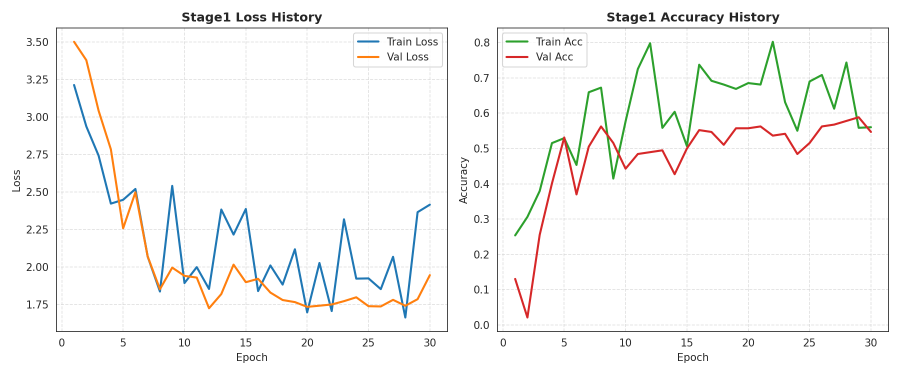
#> input picture v1/img/stage1_loss_curves.png, 1800 x 750 px (shown at 1/2 size)
$ python -i scale_detector.py   (imports and definitions only)
#> lines starting #> are read from the running program, lines starting #| are printed output that depends on the picture; after the words box and inside, x2 and y2 are one past the last pixel; in counts of white or black regions, pixels touching at a corner belong together
#> further down, picture is the input picture: PIL image 1800x750 RGBA; mean R, G, B, A 247.6, 247.7, 246.9, 255
import io
import base64
import numpy as np
from PIL import Image, ImageDraw
from scipy import ndimage
from skimage import filters, morphology, measure


class ScaleDetector:
    """
    Biological Microstructure Scale Localizer & Saliency Segmenter.

    Combines:
    1. Gradient-based texture saliency (isolating high-frequency circuli/radii from smooth glass/slide).
    2. Adaptive corner-background contrast estimation.
    3. Border-artifact rejection (ruler marks, timestamp bars, stage boundary lines).
    4. Biological convex morphology (closing circuli gaps, hole filling, elliptical aspect ratio scoring).
    5. Protective margin padding with optional square aspect-ratio preservation.
    """
    def __init__(self, mode: str = "adaptive", yolo_weights: str = None):
        self.mode = mode
        self.yolo_model = None

        if mode == "yolo" and yolo_weights is not None:
            try:
                from ultralytics import YOLO
                self.yolo_model = YOLO(yolo_weights)
            except Exception as e:
                print(f"Warning: Failed to load YOLO weights ({e}). Falling back to adaptive biological mode.")
                self.mode = "adaptive"

    def detect_bbox(
        self,
        pil_image: Image.Image,
        padding_ratio: float = 0.08,
        square: bool = False
    ) -> tuple[int, int, int, int]:
        """
        Locates the fish scale bounding box (x1, y1, x2, y2).

        Args:
            pil_image: Input PIL Image.
            padding_ratio: Safety margin around the detected scale (default 8%).
            square: If True, expands the bounding box to a 1:1 aspect ratio to avoid distortion.

        Returns:
            (x1, y1, x2, y2) bounding box coordinates.
        """
#> called with padding_ratio = 0.08, square = False
        if self.mode == "yolo" and self.yolo_model is not None:
            results = self.yolo_model(pil_image, verbose=False)
            boxes = results[0].boxes
            if len(boxes) > 0:
                b = boxes[0].xyxy[0].cpu().numpy().astype(int)
                return (int(b[0]), int(b[1]), int(b[2]), int(b[3]))

        # --- Biological Texture Saliency & Morphological Localization ---
        w, h = pil_image.size
#> w = 1800; h = 750
        gray = np.array(pil_image.convert("L"), dtype=float)

        # 1. High-frequency texture saliency via Sobel gradient magnitude
        grad_x = ndimage.sobel(gray, axis=1)
        grad_y = ndimage.sobel(gray, axis=0)
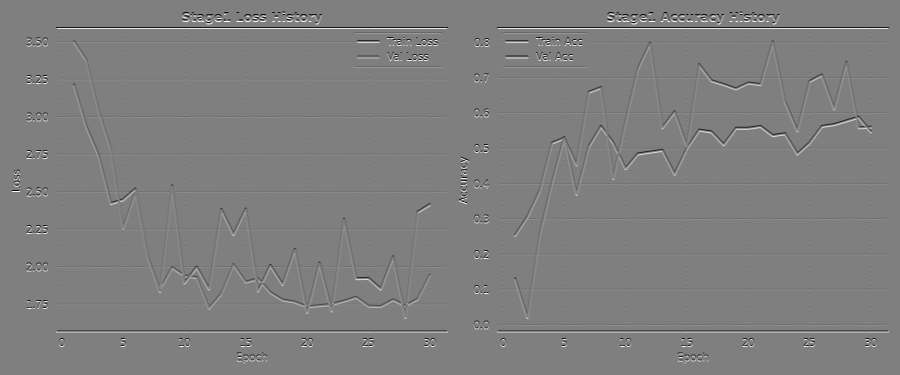
#> grad_y: shape (750, 1800) float64 (shown at 1/2 size); min -868, max 868, mean 0; drawn with min black and max white
        grad_mag = np.hypot(grad_x, grad_y)
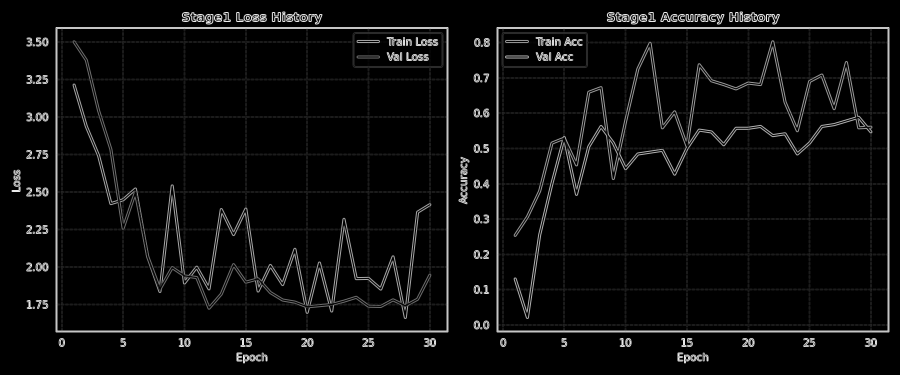
#> grad_mag: shape (750, 1800) float64 (shown at 1/2 size); min 0, max 931.3, mean 41.2; drawn with min black and max white
        grad_smooth = ndimage.gaussian_filter(grad_mag, sigma=4.0)
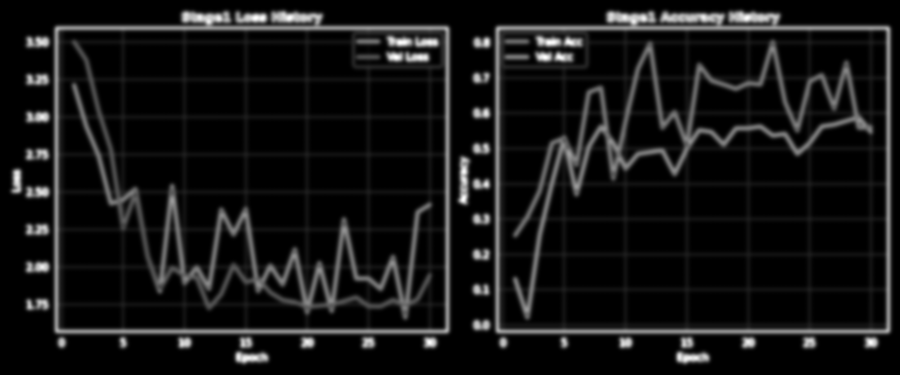
#> grad_smooth: shape (750, 1800) float64 (shown at 1/2 size); min 0, max 500.5, mean 41.2; drawn with min black and max white

        # 2. Estimate background illumination from corner patches
        patch_size = min(30, max(5, h // 15), max(5, w // 15))
#> patch_size = 30
        corners = np.concatenate([
            gray[:patch_size, :patch_size].flatten(),
            gray[:patch_size, -patch_size:].flatten(),
            gray[-patch_size:, :patch_size].flatten(),
            gray[-patch_size:, -patch_size:].flatten()
        ])
#> corners = 3600 values from 255 to 255
        bg_val = np.median(corners)
#> bg_val = 255
        diff_from_bg = np.abs(gray - bg_val)
        diff_smooth = ndimage.gaussian_filter(diff_from_bg, sigma=4.0)
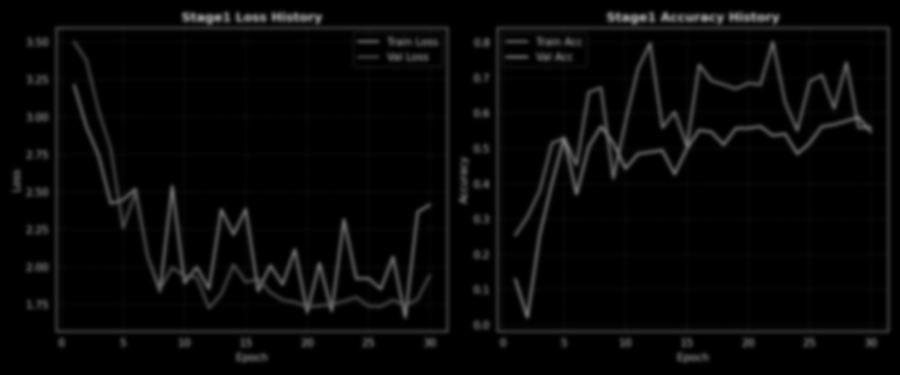
#> diff_smooth: shape (750, 1800) float64 (shown at 1/2 size); min 0, max 139, mean 7.4

        # 3. Fused Saliency Map: 60% Texture + 40% Background Contrast
        norm_grad = grad_smooth / (grad_smooth.max() + 1e-6)
        norm_diff = diff_smooth / (diff_smooth.max() + 1e-6)
        saliency = 0.6 * norm_grad + 0.4 * norm_diff
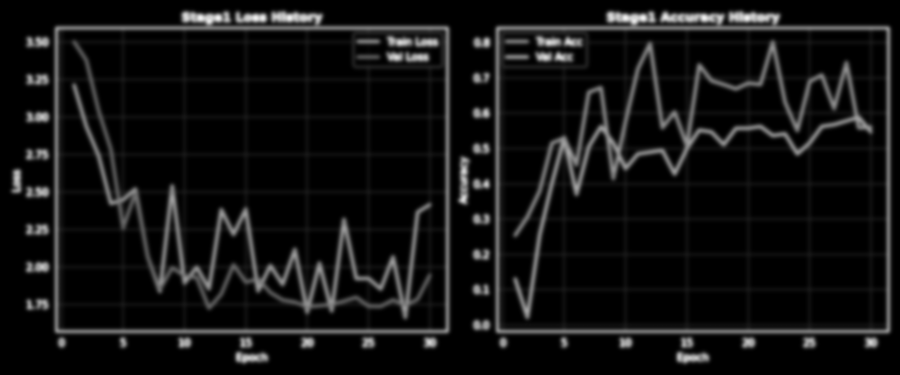
#> saliency: shape (750, 1800) float64 (shown at 1/2 size); min 0, max 0.936, mean 0.0707

        # 4. Adaptive Thresholding with safety relaxation
        th = filters.threshold_otsu(saliency)
#> th = 0.199
        binary = saliency > (th * 0.70)
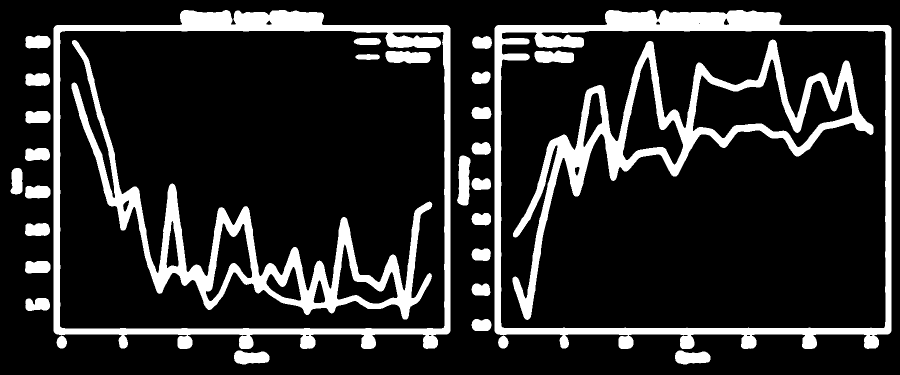
#> binary: shape (750, 1800) bool (shown at 1/2 size); 16.6% white; 29 white regions, largest, box (x1, y1, x2, y2) and area: (989, 20, 1783, 698) 52733, (107, 20, 901, 698) 49275, (1025, 79, 1747, 640) 47593

        # 5. Suppress extreme edge artifacts (microscope frame lines, timestamps)
        border_px_y = max(4, int(h * 0.02))
#> border_px_y = 15
        border_px_x = max(4, int(w * 0.02))
#> border_px_x = 36
        binary[:border_px_y, :] = False
        binary[-border_px_y:, :] = False
        binary[:, :border_px_x] = False
        binary[:, -border_px_x:] = False
#> binary: shape (750, 1800) bool; 16% white; 29 white regions, largest, box (x1, y1, x2, y2) and area: (107, 20, 901, 698) 49275, (1025, 79, 1747, 640) 47593, (143, 80, 865, 639) 47255

        # 6. Morphological consolidation: Bridge circuli/radii grooves and fill interior
        struct = morphology.disk(15)
        binary = morphology.closing(binary, struct)
#> binary: shape (750, 1800) bool; 20.2% white; 1 white region, box (x1, y1, x2, y2) and area: (36, 20, 1764, 729) 273108
        binary = ndimage.binary_fill_holes(binary)
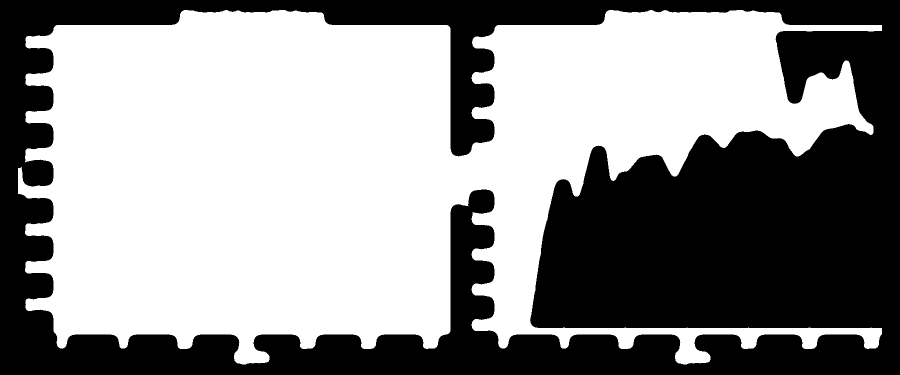
#> binary: shape (750, 1800) bool (shown at 1/2 size); 56.8% white; 1 black region, box (x1, y1, x2, y2) and area: (0, 0, 1800, 750) 582986

        # 7. Remove residual micro-noise
        min_scale_area = int(h * w * 0.03)  # Scales must be at least 3% of the image
#> min_scale_area = 40500
        try:
            binary = morphology.remove_small_objects(binary, max_size=min_scale_area)
        except TypeError:
            binary = morphology.remove_small_objects(binary, min_size=min_scale_area)

        labeled = measure.label(binary)
#> labeled: shape (750, 1800) int32; values 0 (black) and 1 (white), 56.8% white; 1 black region
        props = measure.regionprops(labeled)
#> props = 1 regions; box (x1, y1, x2, y2) and area: (36, 20, 1764, 729) 767014

        if not props:
            # Fallback to central 85% window if nothing salient detected
            pad_x = int(w * 0.075)
            pad_y = int(h * 0.075)
            return (pad_x, pad_y, w - pad_x, h - pad_y)

        # 8. Score candidates based on Biological Prior (Rounded / Elliptical + Centrality)
        valid_props = []
        for p in props:
            minr, minc, maxr, maxc = p.bbox
            rh = maxr - minr
            rw = maxc - minc
            aspect = max(rh / (rw + 1e-5), rw / (rh + 1e-5))
            if aspect < 3.8:  # Eliminate long straight scratches or border lines
                cy, cx = p.centroid
                dist_center = np.hypot(cy - h / 2.0, cx - w / 2.0) / np.hypot(h / 2.0, w / 2.0)
                # Area weighted by proximity to optical center
                score = p.area * (1.0 - 0.40 * dist_center)
                valid_props.append((score, p))
#> this loop made 1 pass
#> (minr, minc, maxr, maxc, rh, rw, aspect, cy) on pass 1: (20, 36, 729, 1764, 709, 1728, 2.44, 328.2)
#> after the loop, valid_props = 1 item

        if not valid_props:
            largest = max(props, key=lambda x: x.area)
        else:
            valid_props.sort(key=lambda x: x[0], reverse=True)
            largest = valid_props[0][1]

        minr, minc, maxr, maxc = largest.bbox

        # 9. Apply protective padding
        pad_h = int((maxr - minr) * padding_ratio)
#> pad_h = 56
        pad_w = int((maxc - minc) * padding_ratio)
#> pad_w = 138

        x1 = max(0, minc - pad_w)
#> x1 = 0
        y1 = max(0, minr - pad_h)
#> y1 = 0
        x2 = min(w, maxc + pad_w)
#> x2 = 1800
        y2 = min(h, maxr + pad_h)
#> y2 = 750

        # 10. Optional square aspect-ratio expansion
        if square:
            box_w = x2 - x1
            box_h = y2 - y1
            side = max(box_w, box_h)
            cx = (x1 + x2) // 2
            cy = (y1 + y2) // 2
            x1 = max(0, cx - side // 2)
            y1 = max(0, cy - side // 2)
            x2 = min(w, x1 + side)
            y2 = min(h, y1 + side)

        return (int(x1), int(y1), int(x2), int(y2))

    def crop(
        self,
        pil_image: Image.Image,
        padding_ratio: float = 0.08,
        square: bool = False
    ) -> Image.Image:
        """
        Extracts and returns the cropped fish scale image.
        """
        bbox = self.detect_bbox(pil_image, padding_ratio=padding_ratio, square=square)
#> bbox = (0, 0, 1800, 750)
        return pil_image.crop(bbox)

    # [55 lines left out: functions visualize_detection, visualize_detection_base64, not called in this run]


# [3 lines not run here, left out]

>>> from PIL import Image
>>> picture = Image.open('../../v1/img/stage1_loss_curves.png')
>>> result = ScaleDetector().crop(picture)

$ run again, on v1/img/stage2_loss_curves.png
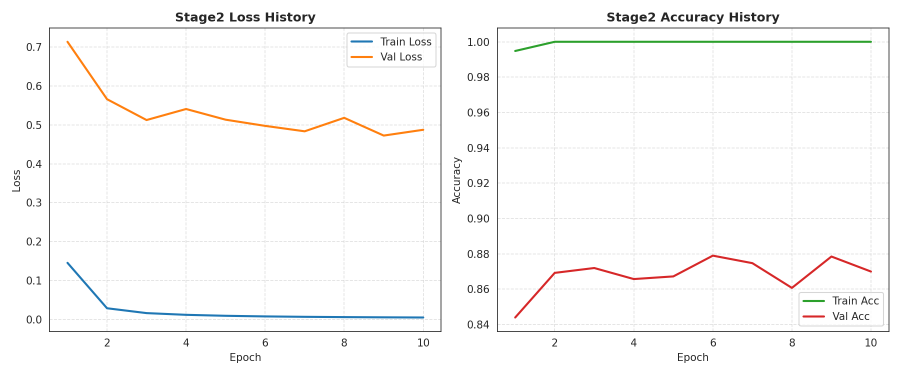
#> input picture v1/img/stage2_loss_curves.png, 1800 x 750 px (shown at 1/2 size)
#> picture is the input picture: PIL image 1800x750 RGBA; mean R, G, B, A 250, 249.7, 249.2, 255
#> corners = 3600 values from 255 to 255
#> bg_val = 255
#> in detect_bbox, `saliency = 0.6 * norm_grad + 0.4 * norm_diff`:
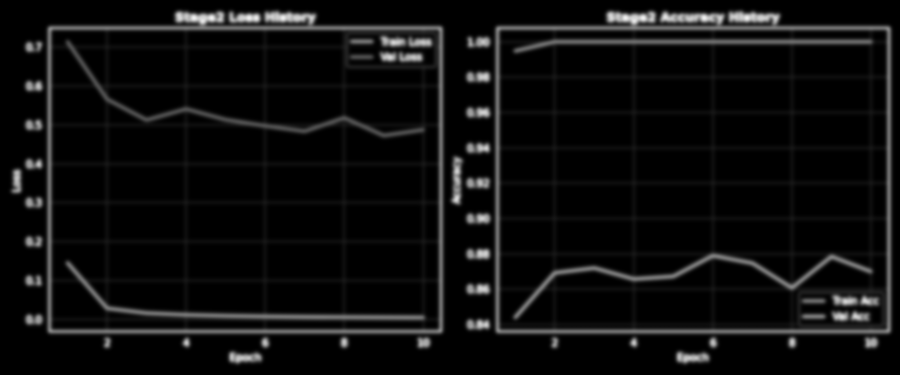
#> saliency: shape (750, 1800) float64 (shown at 1/2 size); min 0, max 0.938, mean 0.0547
#> th = 0.203
#> in detect_bbox, `binary = ndimage.binary_fill_holes(binary)`:
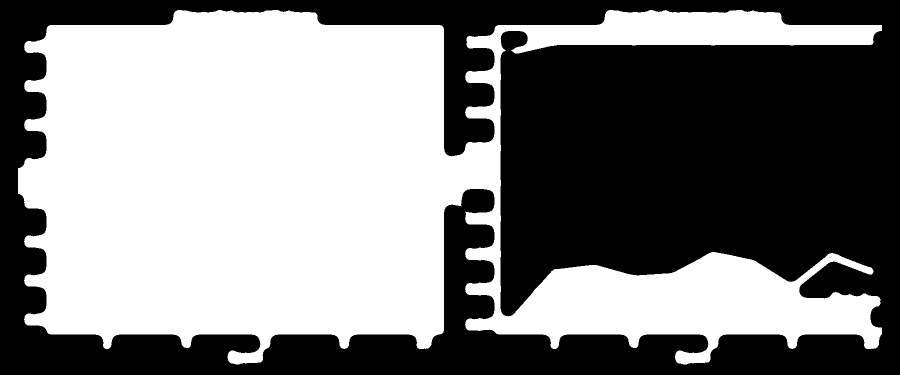
#> binary: shape (750, 1800) bool (shown at 1/2 size); 50.2% white; 1 black region, box (x1, y1, x2, y2) and area: (0, 0, 1800, 750) 672905
#> labeled: shape (750, 1800) int32; values 0 (black) and 1 (white), 50.2% white; 1 black region
#> props = 1 regions; box (x1, y1, x2, y2) and area: (36, 20, 1764, 729) 677095
#> the loop in detect_bbox, `for p in props:` made 1 pass
#> (minr, minc, maxr, maxc, rh, rw, aspect, cy) on pass 1: (20, 36, 729, 1764, 709, 1728, 2.44, 375.2)
#> after the loop in detect_bbox, `for p in props:`: valid_props = 1 item
#> pad_h = 56
#> pad_w = 138
#> x1 = 0
#> x2 = 1800
#> y2 = 750
#> bbox = (0, 0, 1800, 750)
